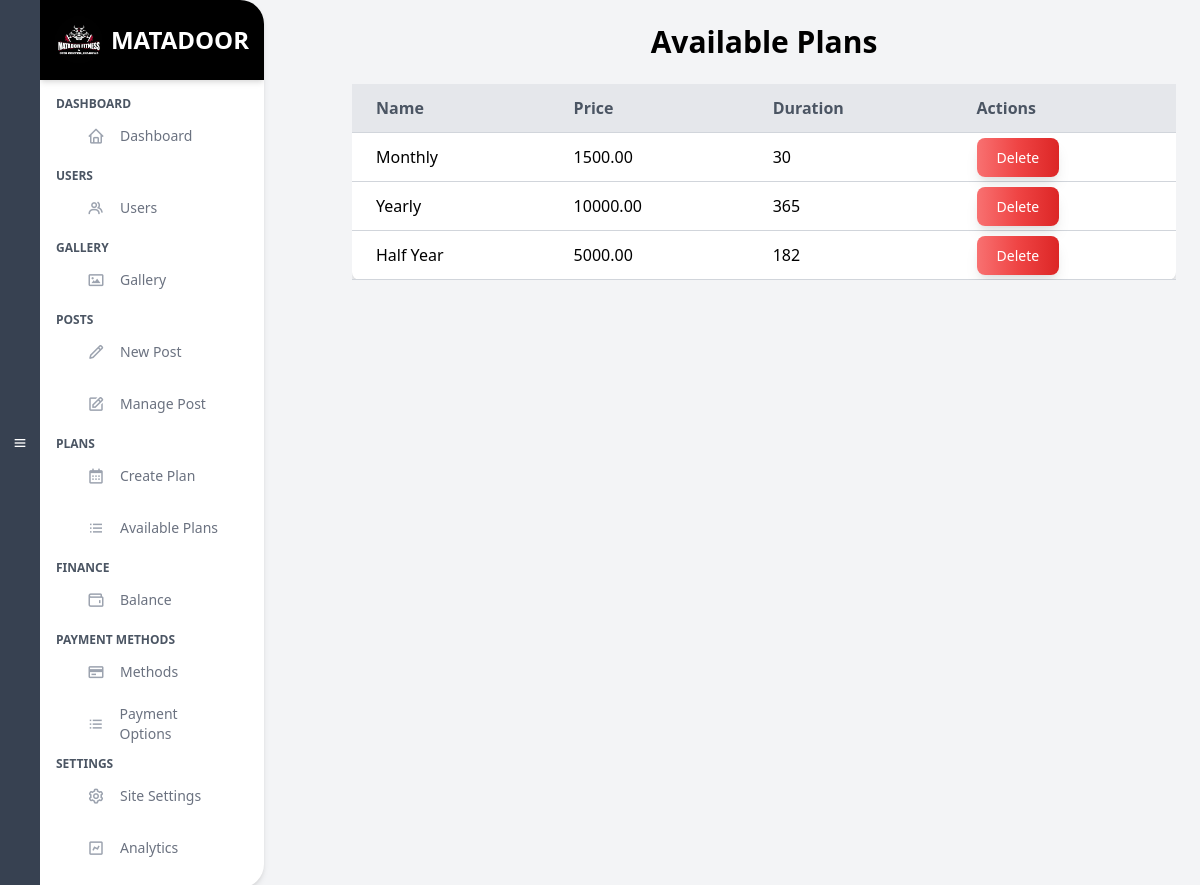
Screenshot of /admin/Planview.php with the database file from the repository.
### tables this page shows
CREATE TABLE `plans` (
  `id` int(11) NOT NULL,
  `name` varchar(255) NOT NULL,
  `price` decimal(10,2) NOT NULL,
  `duration` int(11) NOT NULL,
  `created_at` timestamp NOT NULL DEFAULT current_timestamp()
);

### admin/Planview.php (the view, shortened to what this page needs)
<?php
include 'includes/db_connect.php';
$sql = "SELECT id, name, price, duration FROM plans";
$result = $conn->query($sql);
?>
<!DOCTYPE html>
<html lang="en">
<head>
    <link href="https://cdn.jsdelivr.net/npm/tailwindcss@2.2.19/dist/tailwind.min.css" rel="stylesheet">
</head>
<body class="bg-gray-100">
    <div class="flex">
        <?php include('includes/sidebar.php'); ?>
        <main class="flex-1 p-6">
            <div class="container mx-auto">
                <h1 class="text-3xl font-bold text-center mb-6">Available Plans</h1>
                <div class="overflow-x-auto">
                    <table class="min-w-full bg-white shadow-md rounded-lg">
                        <thead>
                            <tr class="w-full bg-gray-200 border-b border-gray-300">
                                <th class="py-3 px-6 text-left text-gray-600">Name</th>
                                <th class="py-3 px-6 text-left text-gray-600">Price</th>
                                <th class="py-3 px-6 text-left text-gray-600">Duration</th>
                                <th class="py-3 px-6 text-left text-gray-600">Actions</th>
                            </tr>
                        </thead>
                        <tbody>
                            <?php if ($result->num_rows > 0) {
                                while($row = $result->fetch_assoc()) { ?>
                                    <tr class="border-b border-gray-300">
                                        <td class="py-3 px-6"><?php echo htmlspecialchars($row['name']); ?></td>
                                        <td class="py-3 px-6"><?php echo htmlspecialchars($row['price']); ?></td>
                                        <td class="py-3 px-6"><?php echo htmlspecialchars($row['duration']); ?></td>
                                        <td class="py-3 px-6">
                                            <a href="?delete_id=<?php echo $row['id']; ?>"
                                               class="text-white bg-gradient-to-r from-red-400 via-red-500 to-red-600 hover:bg-gradient-to-br focus:ring-4 focus:outline-none focus:ring-red-300 dark:focus:ring-red-800 shadow-lg shadow-red-500/50 dark:shadow-lg dark:shadow-red-800/80 font-medium rounded-lg text-sm px-5 py-2.5 text-center me-2 mb-2"
                                               onclick="return confirm('Are you sure you want to delete this plan?');">
                                                Delete
                                            </a>
                                        </td>
                                    </tr>
                                <?php }
                            } else { ?>
                                <tr>
                                    <td colspan="4" class="py-3 px-6 text-center text-gray-600">No plans available</td>
                                </tr>
                            <?php } ?>
                        </tbody>
                    </table>
                </div>
            </div>
        </main>
    </div>
</body>
</html>

### rows the page displays
plans: name "Monthly", price "1500.00", duration "30"
plans: name "Yearly", price "10000.00", duration "365"
plans: name "Half Year", price "5000.00", duration "182"
